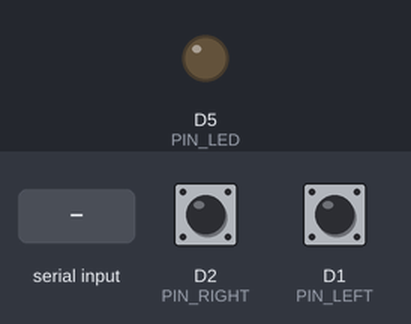
A sketch run on a simulated ESP8266 (Wemos D1 mini). Parts: output pins drawn as LEDs (lit = HIGH). Inputs (shaded band) come from the test bench; at power-on: D2 (PIN_RIGHT) HIGH, D1 (PIN_LEFT) HIGH. What the sketch prints to the serial monitor is not drawn.

Above: at 1.2 s.
1.3 s: "G" received over Serial
At 2.3 s:
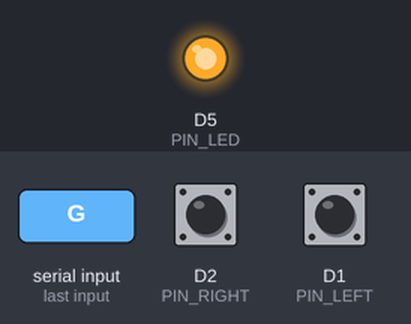
6.0 s: "N" received over Serial
At 7.1 s:
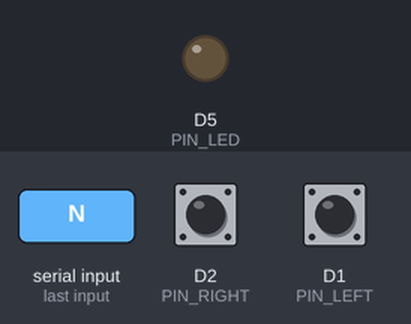
Timing chart, 0 to 8.5 s (numbered marks = the images above; inputs shaded):
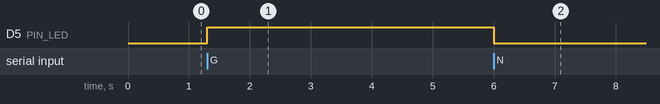

The sketch:

esp8266_controller.ino
```cpp
// ESP8266 als USB-Controller für "Fang das Licht"
// Board in der Arduino-IDE: "NodeMCU 1.0 (ESP-12E Module)" oder "LOLIN(WEMOS) D1 R2 & mini"
// Baudrate: 115200
//
// Verdrahtung (Taster gegen GND, interner Pullup):
//   Taster LINKS  -> D1 (GPIO5)  und GND
//   Taster RECHTS -> D2 (GPIO4)  und GND
//   LED (mit 220 Ohm Vorwiderstand) -> D5 (GPIO14) und GND
//
// Protokoll:
//   ESP -> Browser: "L", "R" oder "S" (Zustand, bei Änderung und alle 100 ms)
//   Browser -> ESP: "G" = LED an (Game Over), "N" = LED aus

const int PIN_LEFT  = D1;
const int PIN_RIGHT = D2;
const int PIN_LED   = D5;

char lastState = 'S';
unsigned long lastSend = 0;

void setup() {
  Serial.begin(115200);
  pinMode(PIN_LEFT, INPUT_PULLUP);
  pinMode(PIN_RIGHT, INPUT_PULLUP);
  pinMode(PIN_LED, OUTPUT);
  digitalWrite(PIN_LED, LOW);
}

void loop() {
  bool left  = digitalRead(PIN_LEFT)  == LOW;
  bool right = digitalRead(PIN_RIGHT) == LOW;

  char state = 'S';
  if (left && !right) state = 'L';
  if (right && !left) state = 'R';

  if (state != lastState || millis() - lastSend > 100) {
    Serial.println(state);
    lastState = state;
    lastSend = millis();
  }

  while (Serial.available() > 0) {
    char c = Serial.read();
    if (c == 'G') digitalWrite(PIN_LED, HIGH);
    if (c == 'N') digitalWrite(PIN_LED, LOW);
  }
}
```

Measured:
- after the input at 1.3 s, D5 (PIN_LED): LOW → HIGH at once
- after the input at 6.0 s, D5 (PIN_LED): HIGH → LOW at once
